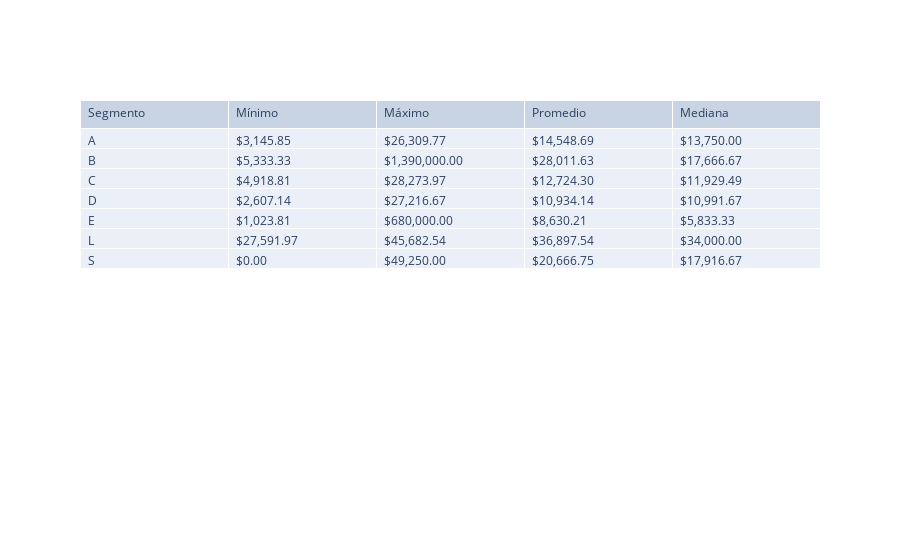

The cell this chart's notebook holds for it:
### Code cell
import plotly.graph_objects as go
import os
import plotly.io as pio

# Crear la tabla con Plotly sin estilos personalizados
fig = go.Figure(data=[go.Table(
    header=dict(values=['Segmento','Mínimo', 'Máximo', 'Promedio', 'Mediana'],
                align='left'),
    cells=dict(values=[grupo_filtrado.index,  # Índices de categorías
                       grupo_filtrado['Mínimo'],  # Valores mínimos
                       grupo_filtrado['Máximo'],
                       grupo_filtrado['Promedio'],
                       grupo_filtrado['Mediana']],  # Valores máximos
               align='left'))
])
fig.show()

### Figure 1 — Plotly figure (JSON) as saved in the notebook; plotly's stock layout.template omitted (floating-point values rounded to 4 significant figures)
{"data": [{"cells": {"align": "left", "values": [["A", "B", "C", "D", "E", "L", "S"], ["$3,145.85", "$5,333.33", "$4,918.81", "$2,607.14", "$1,023.81", "$27,591.97", "$0.00"], ["$26,309.77", "$1,390,000.00", "$28,273.97", "$27,216.67", "$680,000.00", "$45,682.54", "$49,250.00"], ["$14,548.69", "$28,011.63", "$12,724.30", "$10,934.14", "$8,630.21", "$36,897.54", "$20,666.75"], ["$13,750.00", "$17,666.67", "$11,929.49", "$10,991.67", "$5,833.33", "$34,000.00", "$17,916.67"]]}, "header": {"align": "left", "values": ["Segmento", "Mínimo", "Máximo", "Promedio", "Mediana"]}, "type": "table"}], "layout": {}}
